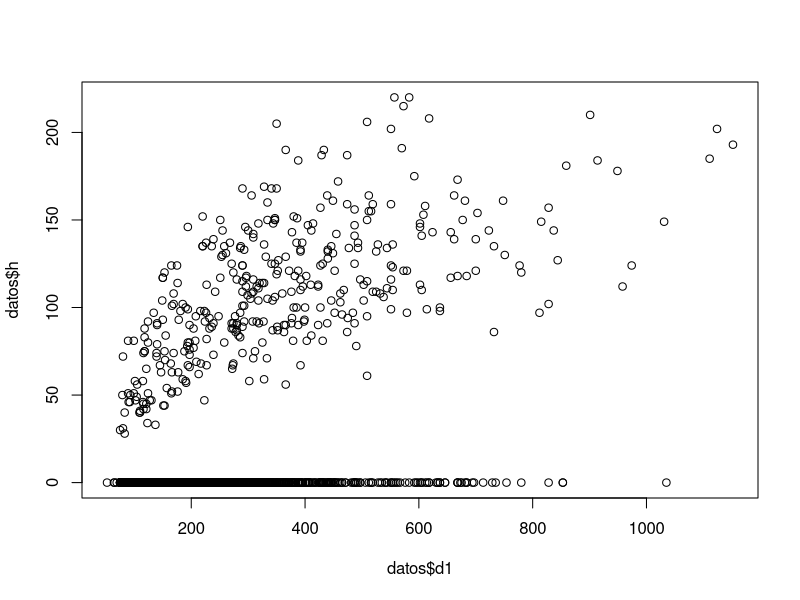

Recreate this plot in R. (Note: this script raises an error after producing the figure.)
## ---- chunk 1
knitr::opts_chunk$set(echo = TRUE)
## ---- chunk 2
library(tidyverse)
datos <- read_csv2("datos/resultados_forcipula.csv")
plot(datos$d1, datos$h)
## ---- chunk 3
arbolesmodelo <-  subset (datos, tipo == "Modelo 1" | tipo == "Modelo 2") %>%
   select (parcela, especie_nombre_ifn, Dm = d1, h)

arbolesdominantes <- subset (datos, tipo == "Dominante") %>%
  select (parcela, Ho = h)

arbolesmodelo_conHo <- arbolesmodelo %>%
  left_join (x = arbolesmodelo, y = arbolesdominantes, by = "parcela")
 
library(ggplot2)
ggplot(arbolesmodelo, aes(x = d1,     # con geom añade los puntos
                    y = h)) +
      geom_point(color = "orange")
## ---- chunk 4
summary(iris)
## ---- chunk 5


Hs <- nls(H ~ 1.3+(a+b*Ho)*exp(d/d1),data = arbolesmodelo_conHo, start = list(a=5,b=0.95,d=-10.7))

## ---- chunk 6
plot(pressure)
